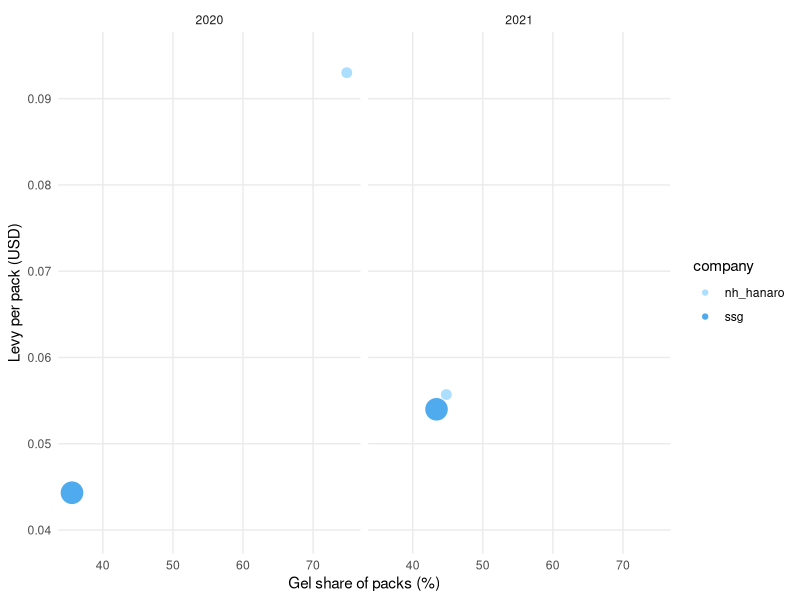
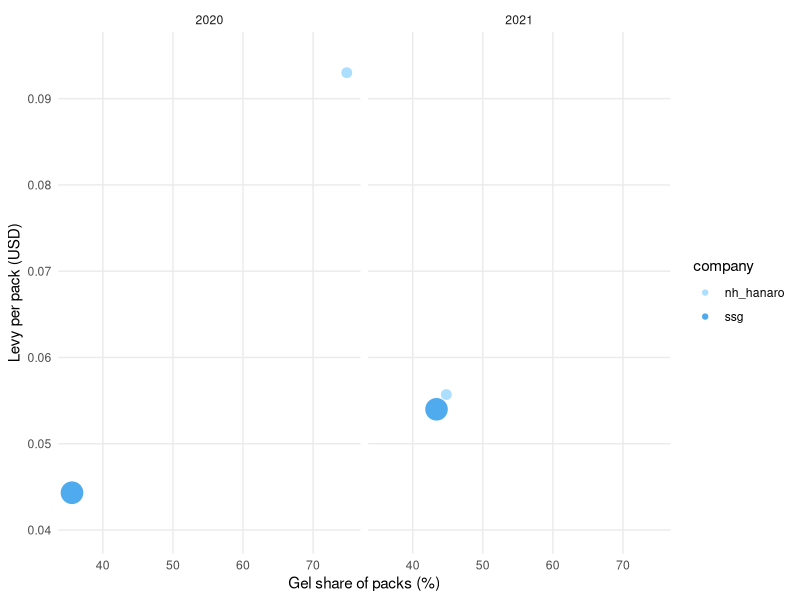

Source code (R) for these figures, in order:
library(tidyverse)

setwd("/Users/seulgijung/Documents/슬기중요문서/2025 graduate submission/Columbia/Class/DataStudio2026/second_project")

df <- read_csv("packs.csv", show_col_types = FALSE)


df <- df |>
  mutate(
    charge_pct_of_base = 100 * env_levy / base_cost
  ) |>
  select(
    company,
    year,
    total_packs_n,
    gel_share_pct,
    base_cost,
    env_levy,
    charge_pct_of_base
  ) |>
  arrange(company, year)

# csv for main table 
write_csv(df, "main_table.csv")

# making a scattor plot to show levy per pack rises as gel packs share is big
scatter_df <- df |>
  mutate(
    levy_per_pack_usd = env_levy / total_packs_n, 
    year = factor(year) # year is a categorial variable
  )

scatter_plot <- ggplot(scatter_df) +
  aes(x = gel_share_pct,
      y = levy_per_pack_usd,
      size = total_packs_n,
      color = company) +
  geom_point() +
  facet_wrap(~ year) +
  labs(
    x = "Gel share of packs (%)",
    y = "Levy per pack (USD)",
    size = "Total packs (n)"
  ) +
  scale_size(range = c(3, 7)) + # enlarge the size of points, minimum 6, maximum 12
  scale_color_manual(
    values = c(
      "ssg" = "#4fabee",
      "nh_hanaro" = "#acdfff"
    ) # specify colors
  ) +
  scale_x_continuous(minor_breaks = NULL) + # minor break makes minor grid so turn if off
  scale_y_continuous(
    breaks = seq(0.04, 0.095, 0.01),
    minor_breaks = NULL # again, minor break makes unnecessary minor grid so shut if off
  ) +
  coord_cartesian(ylim = c(0.04, 0.095)) + # control the length of y-axis with coordinates
  guides(size = "none") + # delete the Total packs (n) legend
  theme_minimal() +
  theme(
    panel.grid.minor.x = element_blank(), # minor grid removal on x-axis
    panel.grid.minor.y = element_blank() # minor grid removal on y-axis
  )

scatter_plot
# save it as .svg
ggsave("scatter_plot.svg", plot = scatter_plot, width = 10, height = 4)
